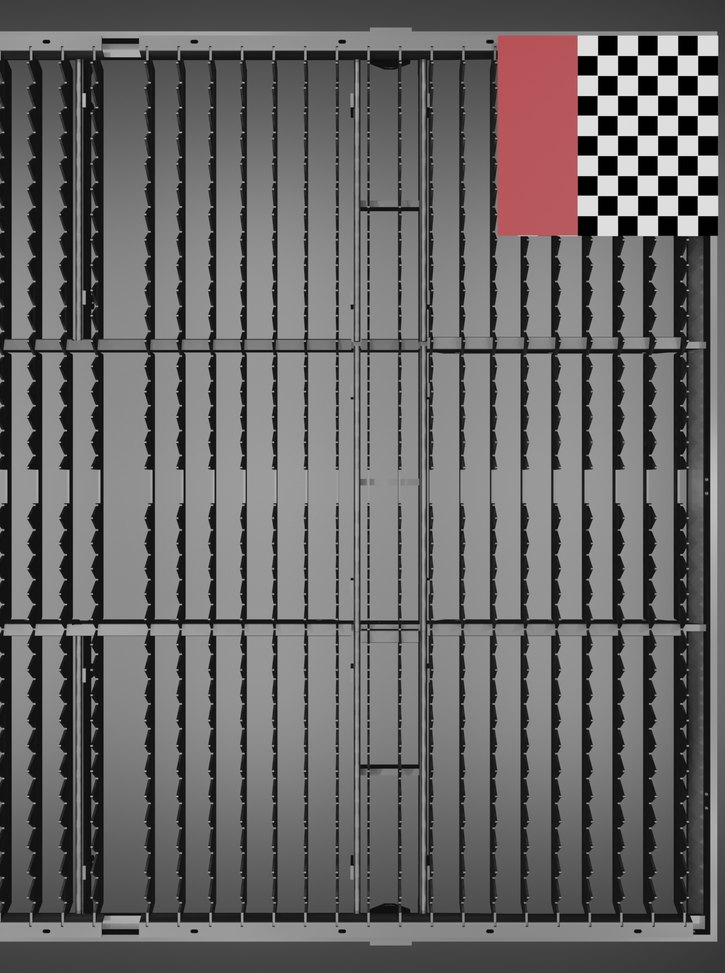
#> input picture Initialisation/Calibration/data/pos_0_0/calibration_3_01.png, 725 x 973 px, shrunk from 1430 x 1920 before the run, found by its file name; its folder holds only this picture in this run
$ python main.py
#> lines starting #> are read from the running program, lines starting #| are printed output that depends on the picture
import cv2
from typing import Tuple, List
import numpy as np
import os


class CalibrateCamera:
    def __init__(
        self,
        folder_name: str,
        chessboard_size: Tuple[int, int] = (9, 6)
    ):
        """
        Camera Calibration

        Args:
        folder_name: folder path for storing the calibration results.
        chessboard_size: Size of chessboard pattern.
        """
        self.chessboard_size = chessboard_size
        self.folder_name = folder_name
        self.camera_matrix = None
        self.dist_coeffs = None

    def calibrate_camera(
        self, calibration_images_folder: str = None
    ):

        """
        Calibrate camera intrinsics (focal length, distortion)

        Args:
            calibration_images_folder: Path to calibration images
        """
        print("Camera calibration...")

        if (
            calibration_images_folder
            and
            os.path.exists(calibration_images_folder)
        ):
            for folder in os.listdir(calibration_images_folder):
                folder_path = os.path.join(
                    calibration_images_folder, folder
                )
                if os.path.isdir(folder_path):
                    print(f"Processing folder: {folder}")
                    self._perform_folder_calibration(
                        folder_path
                    )
                    print(f"Camera calibration results of {folder}:")
                    print("Camera matrix:")
                    print(self.camera_matrix)
                    print("Distortion coefficients:")
                    print(self.dist_coeffs.flatten())
                    # Save calibration data
                    self._save_calibration(
                        folder=os.path.basename(folder_path)
                    )
                    # Calculate and display calibration quality metrics
                    self._analyze_calibration_quality(
                            os.path.basename(folder_path)
                    )

                else:
                    print(f"Skipping non-directory: {folder}")
        else:
            # Use default camera parameters or estimate from images
            print(
              "No calibration images provided. Using default camera matrix..."
            )

    def _perform_folder_calibration(
        self,
        folder_path: str
    ):

        """Perform calibration using images from multiple grid positions"""
        print(f"Performing calibration for {os.path.basename(folder_path)}...")

        images = [
            os.path.join(folder_path, f)
            for f in os.listdir(folder_path)
            if f.lower().endswith(('.png', '.jpg', '.jpeg'))
        ]

        print(f"Found {len(images)} calibration images")

        # Perform calibration with all collected images
        self._calibrate_from_image_list(
                image_paths=images,
                folder=os.path.basename(folder_path)
            )

    def _calibrate_from_image_list(
        self,
        image_paths: List[str],
        folder: str
    ):

        """Calibrate camera from a list of image paths"""
#> called with folder = 'pos_0_0'
        criteria = (
                    cv2.TERM_CRITERIA_EPS + cv2.TERM_CRITERIA_MAX_ITER,
                    30,
                    0.001
                    )

        # Prepare object points
        objp = np.zeros(
                    (self.chessboard_size[0] * self.chessboard_size[1], 3),
                    np.float32
                )
        objp[:, :2] = np.mgrid[
                                0:self.chessboard_size[0],
                                0:self.chessboard_size[1]].T.reshape(-1, 2)

        objpoints = []  # 3d points in real world space
        imgpoints = []  # 2d points in image plane
        successful_images = []

        for img_path in image_paths:
            try:
                img = cv2.imread(img_path)
#> img is the input picture: shape (973, 725, 3); mean B, G, R 102.1, 102, 104.2
                if img is None:
                    continue

                gray = cv2.cvtColor(img, cv2.COLOR_BGR2GRAY)
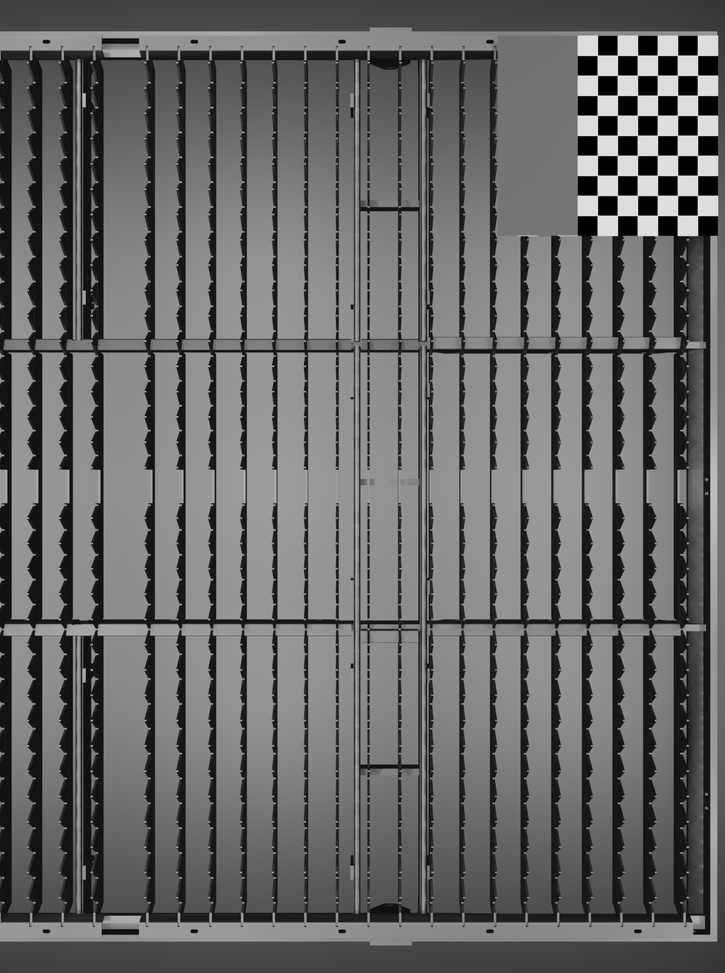
#> gray: shape (973, 725); min 0, max 242, mean 102.7
                ret, corners = cv2.findChessboardCorners(
                                    gray,
                                    self.chessboard_size,
                                    None
                                )
#> ret = True; corners = 54 rows, first 8: [597.3, 215.5], [597.3, 195.3], [597.4, 175.4], [597.3, 155.3], [597.4, 135.4], [597.3, 115.3], [597.4, 95.37], [597.3, 75.23]

                if ret:
                    objpoints.append(objp)
                    corners2 = cv2.cornerSubPix(
                                    gray,
                                    corners,
                                    (11, 11),
                                    (-1, -1),
                                    criteria
                                )
#> corners2 = 54 rows, first 8: [597.4, 215.4], [597.4, 195.4], [597.4, 175.4], [597.4, 155.4], [597.4, 135.4], [597.4, 115.3], [597.4, 95.33], [597.4, 75.31]
                    imgpoints.append(corners2)
                    successful_images.append(img_path)
                    print(
                     f"✓ Processed: {os.path.basename(img_path)} from {folder}"
                    )
                else:
                    print(
                     f"✗ No chessboard found: {os.path.basename(img_path)}"
                    )
            except Exception as e:
                print(f"✗ Error processing {img_path}: {e}")

        if len(objpoints) >= 10 or True:  # Minimum images for good calibration
            # Perform calibration
            img_size = gray.shape[::-1]
#> img_size = (725, 973)
            (
                ret,
                self.camera_matrix,
                self.dist_coeffs,
                rvecs,
                tvecs
            ) = cv2.calibrateCamera(
                            objpoints,
                            imgpoints,
                            img_size,
                            None,
                            None
                )
#> ret = 0.00268; self.camera_matrix = [[14229, 0, 307.8], [0, 14223.2, 443.3], [0, 0, 1]]; self.dist_coeffs = [[0.134, -30.7, 0.000961, -0.00116, -0.0991]]; rvecs = ([0.0014, 0.00185, -1.57],); tvecs = ([14.46, -11.39, 710.7],)

            print(f"Camera calibration completed successfully for {folder}!")
            print(f"Used {len(objpoints)} out of {len(image_paths)} images")
#| Used 1 out of 1 images

            # Calculate reprojection error
            total_error = 0
            for i in range(len(objpoints)):
                imgpoints2, _ = cv2.projectPoints(
                                    objpoints[i],
                                    rvecs[i],
                                    tvecs[i],
                                    self.camera_matrix,
                                    self.dist_coeffs
                                )
                error = cv2.norm(
                            imgpoints[i],
                            imgpoints2,
                            cv2.NORM_L2
                        ) / len(imgpoints2)
                total_error += error
#> this loop made 1 pass
#> (error, total_error) on pass 1: (0.000364, 0.000364)
#> after the loop, total_error = 0.000364

            mean_error = total_error / len(objpoints)
#> mean_error = 0.000364

            # Store calibration quality metrics
            self.calibration_metrics = {
                'mean_reprojection_error': mean_error,
                'images_used': len(objpoints),
                'images_total': len(image_paths),
                'success_rate': len(objpoints) / len(image_paths)
            }
#> self.calibration_metrics = {'mean_reprojection_error': 0.000364, 'images_used': 1, 'images_total': 1, 'success_rate': 1}
#| [[1.42289584e+04 0.00000000e+00 3.07828668e+02]
#|  [0.00000000e+00 1.42232170e+04 4.43321912e+02]
#|  [0.00000000e+00 0.00000000e+00 1.00000000e+00]]
#| [ 1.33569587e-01 -3.06974741e+01  9.61021687e-04 -1.16364631e-03
#|  -9.90649640e-02]

    def _analyze_calibration_quality(self, folder: str):
        """Analyze and report calibration quality"""
#> called with folder = 'pos_0_0'
        if hasattr(self, 'calibration_metrics'):
            metrics = self.calibration_metrics
#> metrics has the same summary as self.calibration_metrics in _calibrate_from_image_list
            mre = metrics['mean_reprojection_error']
#> mre = 0.000364
            print(f"\nCalibration Quality Assessment of {folder}:")
            print(f"Success rate: {metrics['success_rate']:.1%}")
#| Success rate: 100.0%
            print(
             f"Mean reprojection error: {mre:.3f} pixels"
            )
#| Mean reprojection error: 0.000 pixels

            # Quality assessment
            if metrics['mean_reprojection_error'] < 0.5:
                print("✓ Excellent calibration quality")
            elif metrics['mean_reprojection_error'] < 1.0:
                print("✓ Good calibration quality")
            elif metrics['mean_reprojection_error'] < 2.0:
                print("⚠ Acceptable calibration quality")
            else:
                print("⚠ Poor calibration quality - consider recalibrating")

            print(
             "Focal length:",
             f"\n fx={self.camera_matrix[0, 0]:.1f}",
             f"\n fy={self.camera_matrix[1, 1]:.1f}"
            )
#| Focal length:
#|  fx=14229.0
#|  fy=14223.2
            print(
             "Principal point:",
             f"\n cx={self.camera_matrix[0, 2]:.1f}",
             f"\n cy={self.camera_matrix[1, 2]:.1f}"
            )
#| Principal point:
#|  cx=307.8
#|  cy=443.3
            print(
             f"Distortion coefficients: {self.dist_coeffs}",
             f"\nshape: {self.dist_coeffs.shape}"
            )
#| Distortion coefficients: [[ 1.33569587e-01 -3.06974741e+01  9.61021687e-04 -1.16364631e-03
#|   -9.90649640e-02]]
#| shape: (1, 5)

    def _save_calibration(
        self,
        folder: str
    ):
        """ Save calibration data to a specified folder """

        print(f"Saving calibration data to {self.folder_name}{folder}.npz...")
        if not os.path.exists(self.folder_name):
            os.makedirs(self.folder_name)
            np.savez(
                os.path.join(self.folder_name, f'{folder}.npz'),
                camera_matrix=self.camera_matrix,
                dist_coeffs=self.dist_coeffs
            )
        else:
            np.savez(
                os.path.join(self.folder_name, f'{folder}.npz'),
                camera_matrix=self.camera_matrix,
                dist_coeffs=self.dist_coeffs
            )


def main():
    calibrate = CalibrateCamera(r'calibration_data', (9, 6))
    calibrate.calibrate_camera(r'Initialisation\Calibration\data')


if __name__ == '__main__':
    main()
